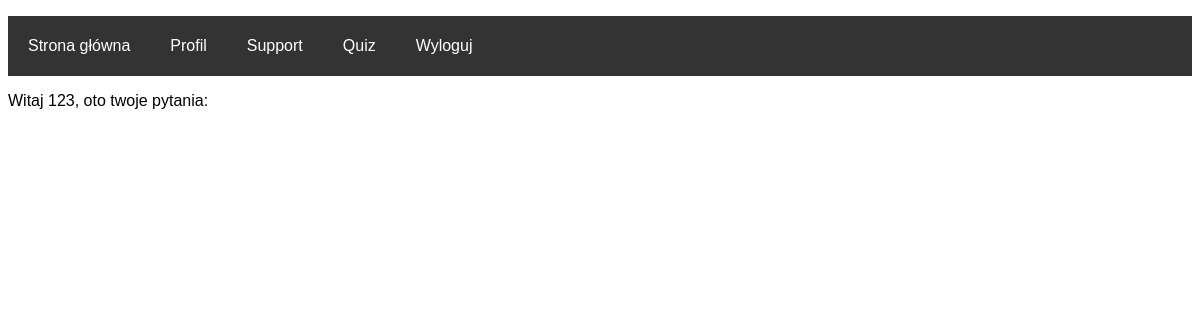
/account/questions/ (signed in), run on an earlier commit of the app's database.
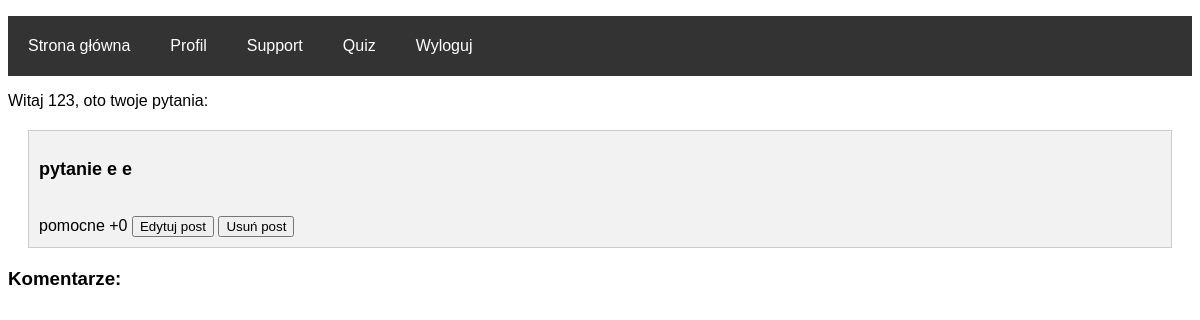
And on a later commit of the database.
### bool/models.py (models this page shows)
class Post(models.Model):
    question = models.TextField(max_length=200)
    answer = models.TextField(max_length=200)
    likes = models.ManyToManyField(Profile, related_name='likes')
    profile = models.ForeignKey(Profile, on_delete=models.CASCADE)
    created = models.DateTimeField(auto_now=True)
    image = models.ImageField(upload_to='images')
    saved = models.ManyToManyField(Profile, related_name="saved_post")

### bool/views.py (the view)
# urls.py: path('account/questions/', views.Questions.as_view()),
class Questions(View):
    def get(self, request):
        user_id = request.session.get('_auth_user_id')
        profile = Profile.objects.get(user_id=user_id)
        posts = Post.objects.filter(profile_id=profile)
        context = {"posts": posts}
        return render(request, 'questions.html', context)

### templates/questions.html (shortened to what this page needs)
<!DOCTYPE html>
{% load static %}  <link rel="stylesheet" href="{% static '/css/main_form.css' %}">
<html>
<html lang="en">
<head>
</head>
<body>
{% if user.is_authenticated %}
 <header>
    <nav class="navbar">
        <ul>
            <li><a href="{% url 'main' %}">Strona główna</a></li>
            <li><a href="{% url 'account' %}">Profil</a></li>
            <li><a href="{% url 'support' %}">Support</a></li>
            <li><a href="{% url 'quiz' %}">Quiz</a></li>
            <li><a href="{% url 'logout' %}">Wyloguj</a></li>
        </ul>
    </nav>
</header>
 {% endif %}
<a> Witaj {{ user.username }}, oto twoje pytania: </a>
{% for post in posts %}
<div class="post">
    <p class="question">{{ post.question }}</p>
    <br>
        <span class="like-count">pomocne +{{ post.likes.count }}</span>
        <button class="edit">Edytuj post</button>
        <button class="delete">Usuń post</button>
    </div>
    <h3>Komentarze:</h3>
{% endfor %}
</body>
</html>

What changed in the data, as far as the page shows it:
added Post: question "pytanie e e", likes.count "0"
